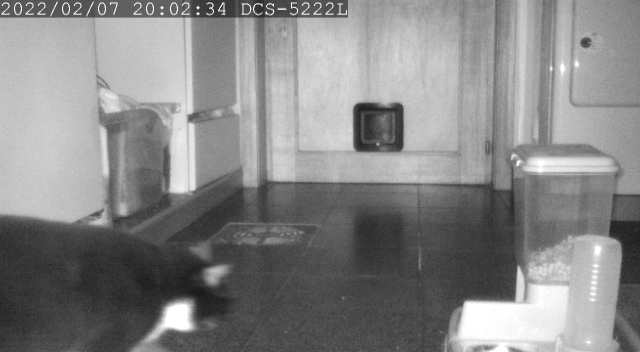
#> input picture input/classificatie/aanwezig/20220207_200234.jpg, 640 x 352 px; its folder holds only this picture in this run
$ jupyter execute --allow-errors 'Multiclass Classification-RandomForrest.ipynb'   (shell and % lines are left out)
#> lines starting #> are read from the running program, lines starting #| are printed output that depends on the picture
# Imports

[cell 1]
import numpy as np
import os
import glob
import cv2
import seaborn as sns

# To plot figures
import matplotlib as mpl
import matplotlib.pyplot as plt
import matplotlib.image as mpimg
mpl.rc('axes', labelsize=14)
mpl.rc('xtick', labelsize=12)
mpl.rc('ytick', labelsize=12)

# To unzip
import tarfile

# Preparing data

[cell 2]
url = "./input/classificatie.tar"
destinationpath = os.path.join("input")

def fetch_import_data(musti_input = url, destiation = destinationpath):
  if not os.path.isdir(destiation):
    os.makedirs(destiation)

  tgz_path = os.path.join(destiation, "classificatie.tar")
  input_tgz = tarfile.open(tgz_path)
  input_tgz.extractall(path=destiation)
  input_tgz.close()

[cell 3]
im = []
X = []
y = []
def make_arrays():

  inside = os.path.join("input", "classificatie", "aanwezig")
  outside = os.path.join("input", "classificatie", "buiten")
  nothing = os.path.join("input", "classificatie", "niets")

  images = glob.glob(f"{inside}/*")

  for i in images:
      img = cv2.imread(i)
#> img is the input picture: shape (352, 640, 3); min 15, max 255, mean 134
      im.append(img)
      img = cv2.resize(img, (64,32))
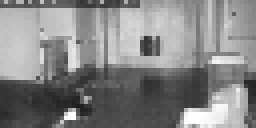
#> img: shape (32, 64, 3) (shown 4 times larger); min 28, max 255, mean 133.3

      x = 1 - cv2.split(img)[0] / 255.0
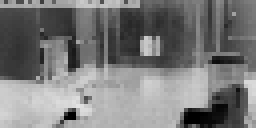
#> x: shape (32, 64) float64 (shown 4 times larger); min 0, max 0.89, mean 0.477
      x = np.array(x).ravel().reshape(2048,)
#> x = 2048 values, max 0.89 at index 1683, min 0 at index 1809, mean 0.477
      X.append(x)
      y.append("inside")

  images = glob.glob(f"{outside}/*")

  for i in images:
      img = cv2.imread(i)
      im.append(img)
      img = cv2.resize(img, (64,32))

      x = 1 - cv2.split(img)[0] / 255.0
      x = np.array(x).ravel().reshape(2048,)
      X.append(x)
      y.append("outside")

  images = glob.glob(f"{nothing}/*")

  for i in images:
      img = cv2.imread(i)
      im.append(img)
      img = cv2.resize(img, (64,32))

      x = 1 - cv2.split(img)[0] / 255.0
      x = np.array(x).ravel().reshape(2048,)
      X.append(x)
      y.append("nothing")


make_arrays()

[cell 4]
print('# of dims: ',X[0].ndim)     # dimension of an image
#| # of dims:  1
print('Img shape: ',X[0].shape)    # shape of an image
#| Img shape:  (2048,)
print('Dtype: ',X[0].dtype)
#| Dtype:  float64

$ run again, on input/classificatie/aanwezig/20220208_174608.jpg
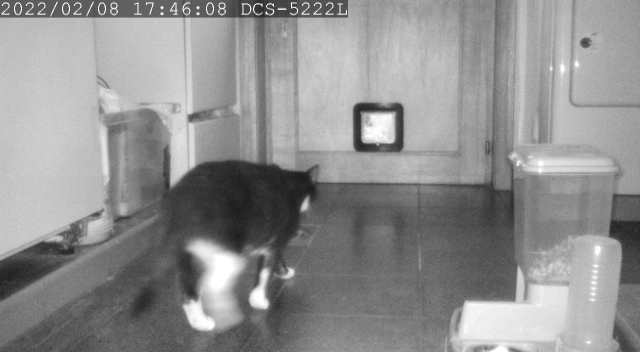
#> input picture input/classificatie/aanwezig/20220208_174608.jpg, 640 x 352 px
#> in make_arrays, img is the input picture: shape (352, 640, 3); min 21, max 255, mean 143.7
#> in make_arrays, `img = cv2.resize(img, (64,32))`:
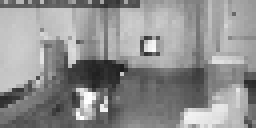
#> img: shape (32, 64, 3) (shown 4 times larger); min 30, max 255, mean 143.3
#> in make_arrays, `x = 1 - cv2.split(img)[0] / 255.0`:
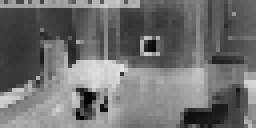
#> x: shape (32, 64) float64 (shown 4 times larger); min 0, max 0.882, mean 0.438
#> in make_arrays, `x = np.array(x).ravel().reshape(2048,)`: x = 2048 values, max 0.882 at index 1118, min 0 at index 1494, mean 0.438
#| # of dims:  1
#| Img shape:  (2048,)
#| Dtype:  float64

$ run again, on input/classificatie/aanwezig/20220208_175231.jpg
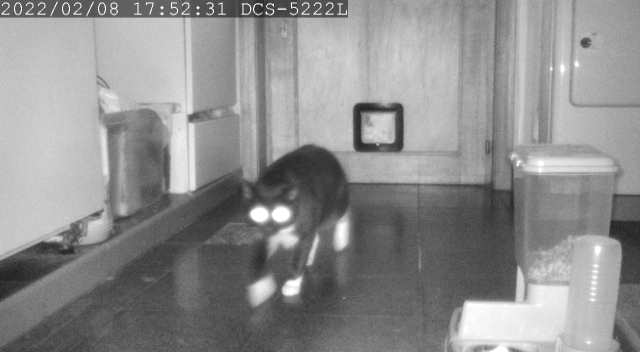
#> input picture input/classificatie/aanwezig/20220208_175231.jpg, 640 x 352 px
#> in make_arrays, img is the input picture: shape (352, 640, 3); min 25, max 255, mean 141.9
#> in make_arrays, `img = cv2.resize(img, (64,32))`:
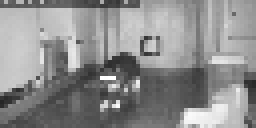
#> img: shape (32, 64, 3) (shown 4 times larger); min 38, max 255, mean 141.1
#> in make_arrays, `x = 1 - cv2.split(img)[0] / 255.0`:
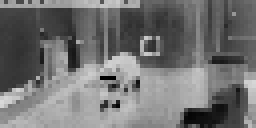
#> x: shape (32, 64) float64 (shown 4 times larger); min 0, max 0.851, mean 0.447
#> in make_arrays, `x = np.array(x).ravel().reshape(2048,)`: x = 2048 values, max 0.851 at index 1600, min 0 at index 1241, mean 0.447
#| # of dims:  1
#| Img shape:  (2048,)
#| Dtype:  float64

$ run again, on input/classificatie/aanwezig/20220208_185520.jpg
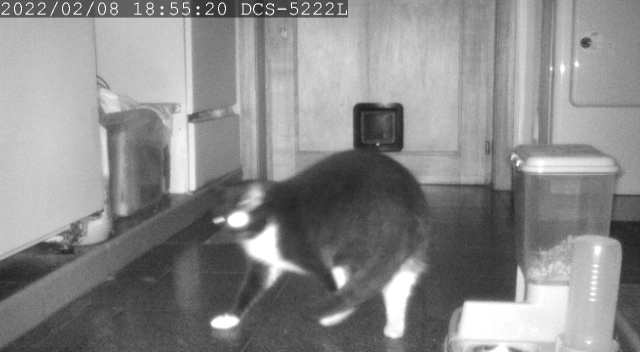
#> input picture input/classificatie/aanwezig/20220208_185520.jpg, 640 x 352 px
#> in make_arrays, img is the input picture: shape (352, 640, 3); min 7, max 255, mean 138.1
#> in make_arrays, `img = cv2.resize(img, (64,32))`:
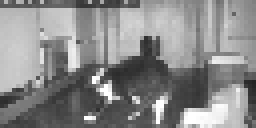
#> img: shape (32, 64, 3) (shown 4 times larger); min 36, max 255, mean 137.5
#> in make_arrays, `x = 1 - cv2.split(img)[0] / 255.0`:
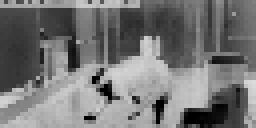
#> x: shape (32, 64) float64 (shown 4 times larger); min 0, max 0.859, mean 0.461
#> in make_arrays, `x = np.array(x).ravel().reshape(2048,)`: x = 2048 values, max 0.859 at index 1343, min 0 at index 1370, mean 0.461
#| # of dims:  1
#| Img shape:  (2048,)
#| Dtype:  float64

$ run again, on input/classificatie/aanwezig/20220207_200235.jpg
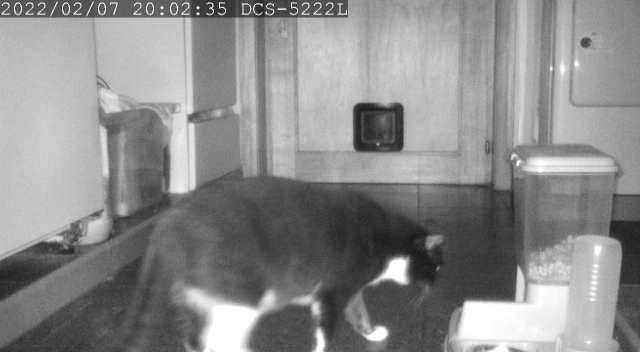
#> input picture input/classificatie/aanwezig/20220207_200235.jpg, 640 x 352 px
#> in make_arrays, img is the input picture: shape (352, 640, 3); min 14, max 255, mean 138.9
#> in make_arrays, `img = cv2.resize(img, (64,32))`:
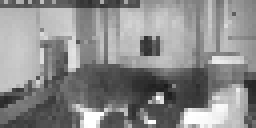
#> img: shape (32, 64, 3) (shown 4 times larger); min 28, max 255, mean 138.3
#> in make_arrays, `x = 1 - cv2.split(img)[0] / 255.0`:
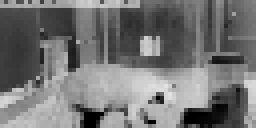
#> x: shape (32, 64) float64 (shown 4 times larger); min 0, max 0.89, mean 0.458
#> in make_arrays, `x = np.array(x).ravel().reshape(2048,)`: x = 2048 values, max 0.89 at index 1385, min 0 at index 1575, mean 0.458
#| # of dims:  1
#| Img shape:  (2048,)
#| Dtype:  float64
